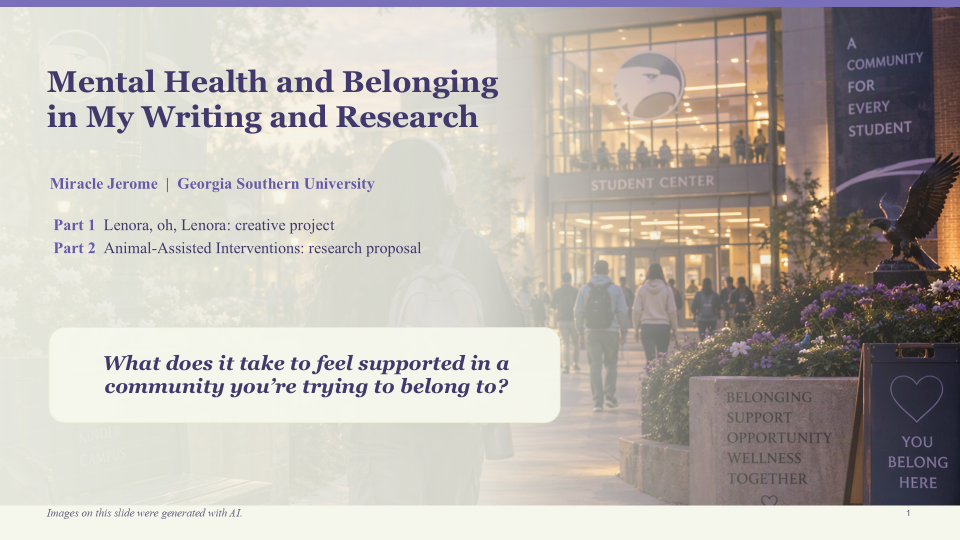
#> input picture 2026-11-22/referenced-chatgpt-conversation-this-is-an/work/slides/slide_01.png, 1920 x 1080 px (shown at 1/2 size); its folder holds only this picture in this run
$ python contact.py
#> lines starting #> are read from the running program, lines starting #| are printed output that depends on the picture
from pathlib import Path
from PIL import Image, ImageOps, ImageDraw
root=Path.cwd(); thumbs=[]
for p in sorted((root/'work'/'slides').glob('*.png')):
 im=Image.open(p).convert('RGB'); im.thumbnail((480,270))
#> further down, im is the input picture: PIL image 1920x1080 RGB; mean R, G, B 186.3, 180, 174
#> after `im.thumbnail((480, 270))`:
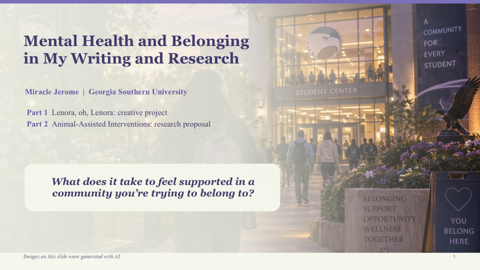
#> im: PIL image 480x270 RGB; mean R, G, B 186.4, 180.2, 174.1
 canvas=Image.new('RGB',(500,300),'#dddddd'); canvas.paste(im,(10,5)); ImageDraw.Draw(canvas).text((10,278),p.stem,fill='black'); thumbs.append(canvas)
#> after `canvas = Image.new('RGB', (500, 300), '#dddddd')`: canvas: PIL image 500x300 RGB; every value is 221
#> after `canvas.paste(im, (10, 5))`:
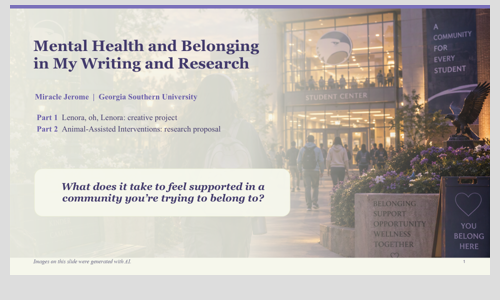
#> canvas: PIL image 500x300 RGB; mean R, G, B 191.1, 185.7, 180.5
out=Image.new('RGB',(1500,1200),'white')
#> out: PIL image 1500x1200 RGB; every value is 255
for i,im in enumerate(thumbs):out.paste(im,((i%3)*500,(i//3)*300))
#> this loop made 1 pass
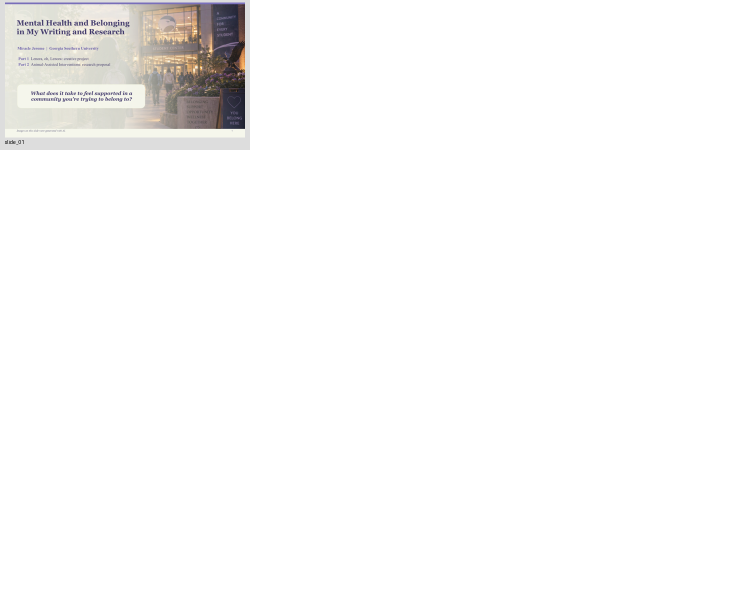
#> out: PIL image 1500x1200 RGB (shown at 1/2 size); mean R, G, B 249.7, 249.2, 248.8
out.save(root/'work'/'contact_sheet.jpg')

$ run again, on 2026-11-22/referenced-chatgpt-conversation-this-is-an/work/slides/slide_05.png
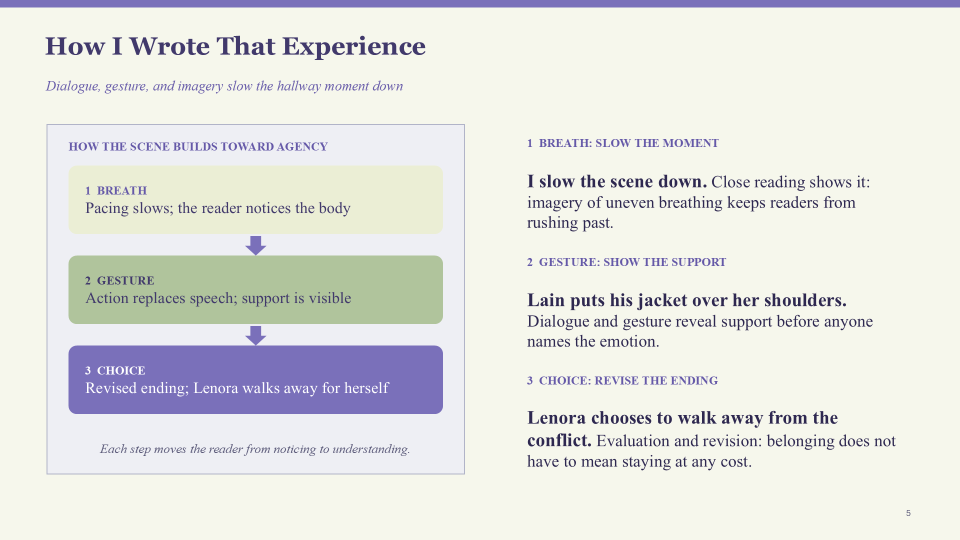
#> input picture 2026-11-22/referenced-chatgpt-conversation-this-is-an/work/slides/slide_05.png, 1920 x 1080 px (shown at 1/2 size)
#> im is the input picture: PIL image 1920x1080 RGB; mean R, G, B 227.6, 228.7, 225
#> im: PIL image 480x270 RGB
#> canvas: PIL image 500x300 RGB; every value is 221
#> `canvas.paste(im, (10, 5))`:
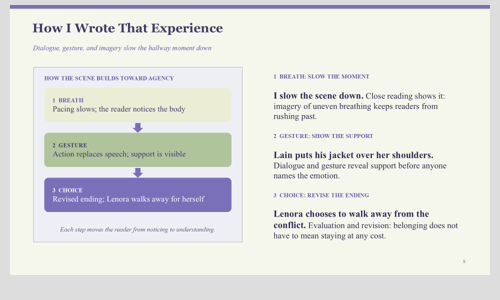
#> canvas: PIL image 500x300 RGB; mean R, G, B 226.7, 227.6, 224.4
#> the loop `for i,im in enumerate(thumbs):out.paste(im,((i%3)*500,(i//3)*300))` made 1 pass
#> after the loop `for i,im in enumerate(thumbs):out.paste(im,((i%3)*500,(i//3)*300))`:
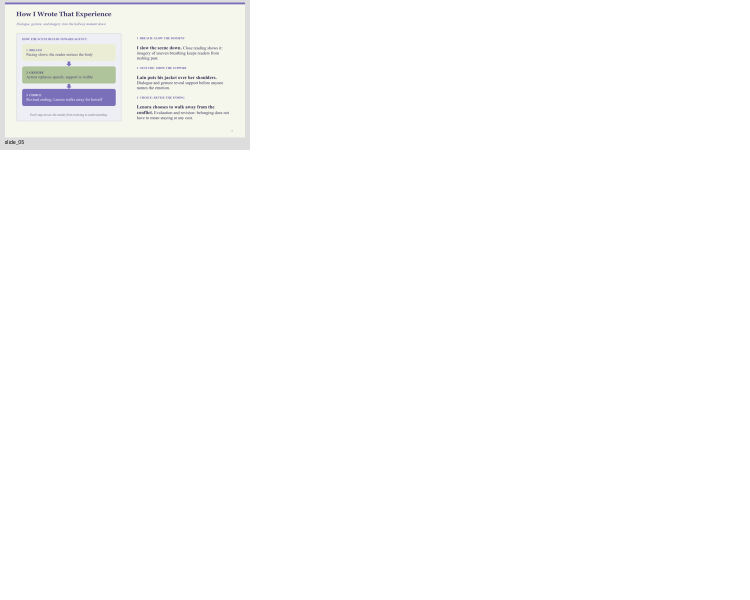
#> out: PIL image 1500x1200 RGB (shown at 1/2 size); mean R, G, B 252.6, 252.7, 252.4

$ run again, on 2026-11-22/referenced-chatgpt-conversation-this-is-an/work/slides/slide_06.png
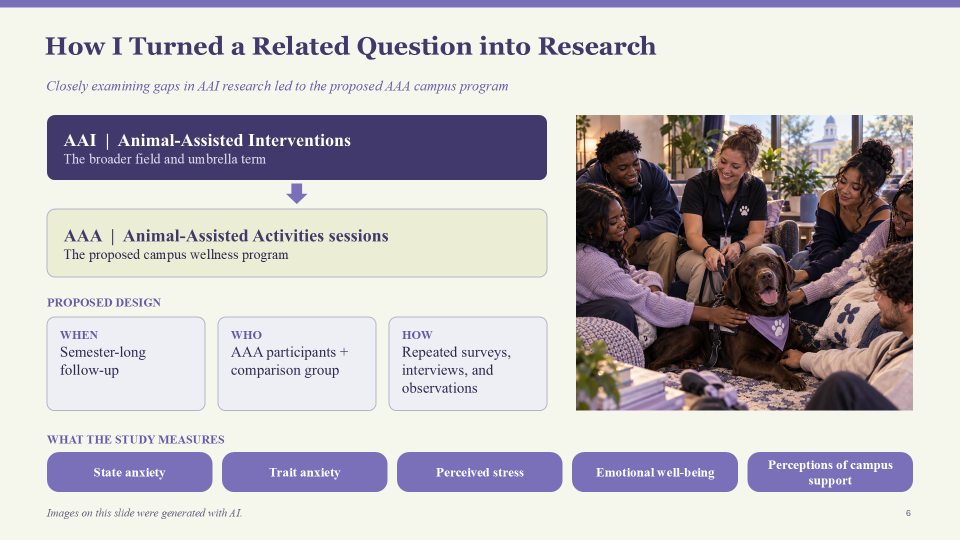
#> input picture 2026-11-22/referenced-chatgpt-conversation-this-is-an/work/slides/slide_06.png, 1920 x 1080 px (shown at 1/2 size)
#> im is the input picture: PIL image 1920x1080 RGB; mean R, G, B 193.6, 189.4, 192.1
#> im: PIL image 480x270 RGB
#> canvas: PIL image 500x300 RGB; every value is 221
#> `canvas.paste(im, (10, 5))`:
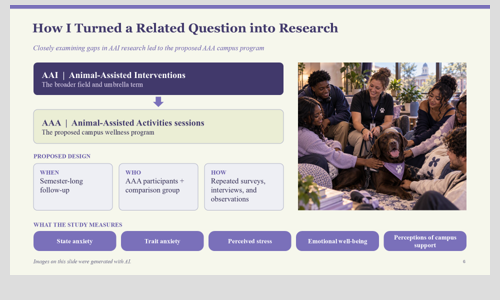
#> canvas: PIL image 500x300 RGB; mean R, G, B 197.4, 193.7, 196.1
#> the loop `for i,im in enumerate(thumbs):out.paste(im,((i%3)*500,(i//3)*300))` made 1 pass
#> after the loop `for i,im in enumerate(thumbs):out.paste(im,((i%3)*500,(i//3)*300))`:
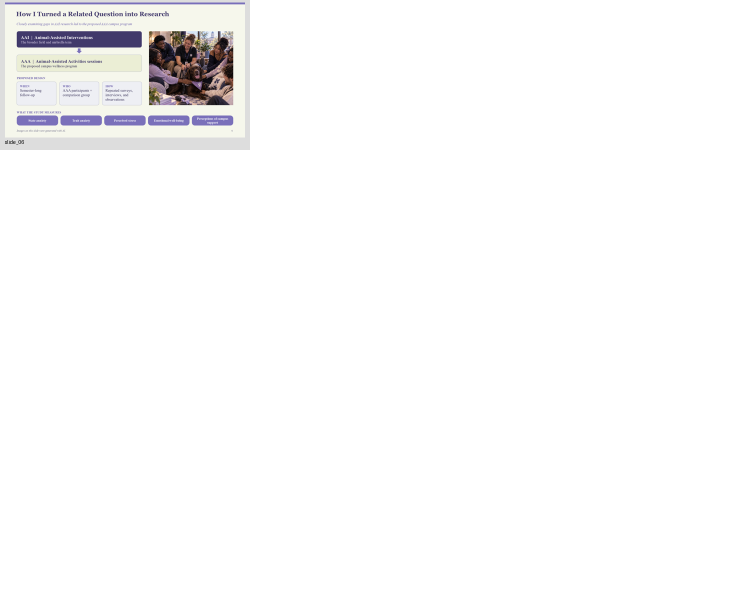
#> out: PIL image 1500x1200 RGB (shown at 1/2 size); mean R, G, B 250.2, 249.9, 250.1

$ run again, on 2026-11-22/referenced-chatgpt-conversation-this-is-an/work/slides/slide_07.png
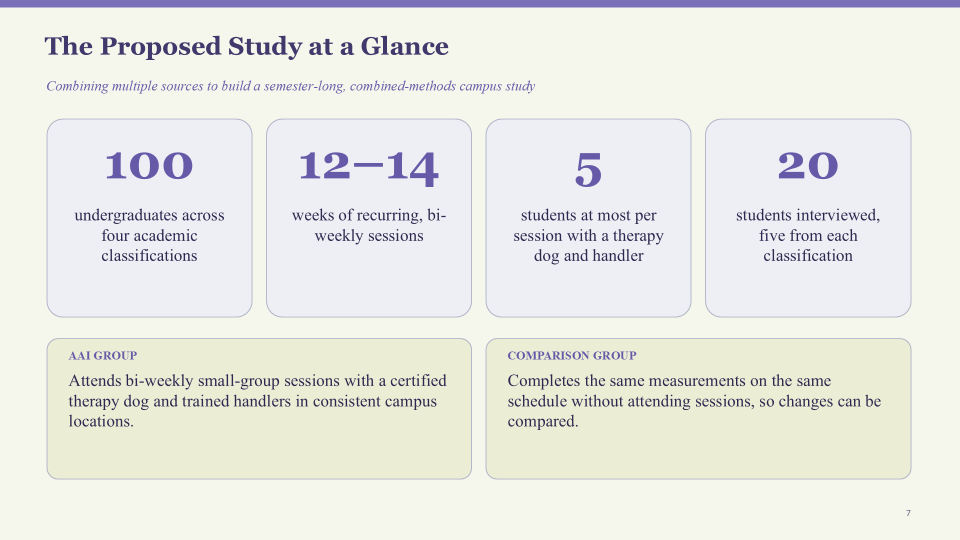
#> input picture 2026-11-22/referenced-chatgpt-conversation-this-is-an/work/slides/slide_07.png, 1920 x 1080 px (shown at 1/2 size)
#> im is the input picture: PIL image 1920x1080 RGB; mean R, G, B 233.3, 234.3, 228.5
#> im: PIL image 480x270 RGB
#> canvas: PIL image 500x300 RGB; every value is 221
#> `canvas.paste(im, (10, 5))`:
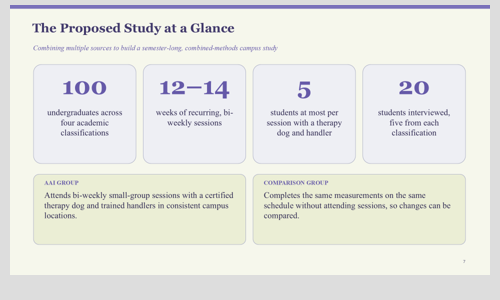
#> canvas: PIL image 500x300 RGB; mean R, G, B 231.6, 232.5, 227.5
#> the loop `for i,im in enumerate(thumbs):out.paste(im,((i%3)*500,(i//3)*300))` made 1 pass
#> after the loop `for i,im in enumerate(thumbs):out.paste(im,((i%3)*500,(i//3)*300))`:
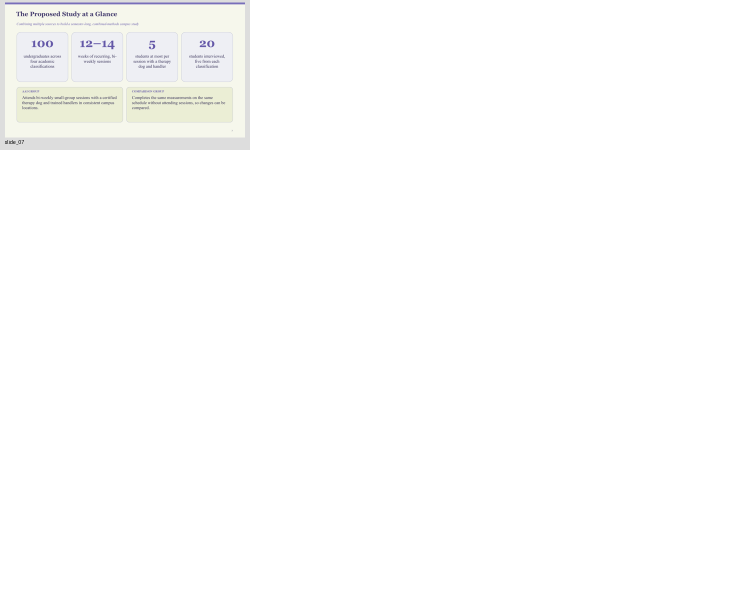
#> out: PIL image 1500x1200 RGB (shown at 1/2 size); mean R, G, B 253, 253.1, 252.7

$ run again, on 2026-11-22/referenced-chatgpt-conversation-this-is-an/work/slides/slide_02.png
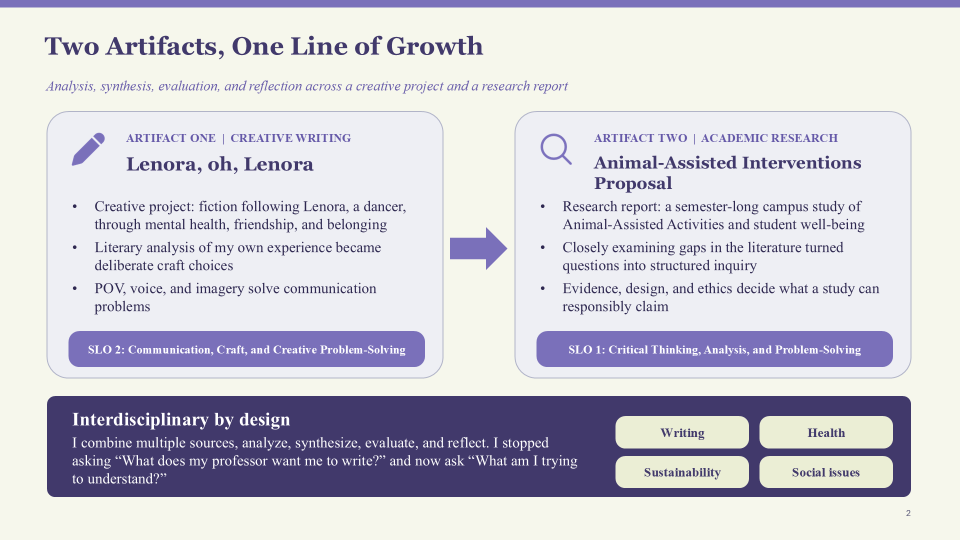
#> input picture 2026-11-22/referenced-chatgpt-conversation-this-is-an/work/slides/slide_02.png, 1920 x 1080 px (shown at 1/2 size)
#> im is the input picture: PIL image 1920x1080 RGB; mean R, G, B 206.1, 205, 214.2
#> im: PIL image 480x270 RGB
#> canvas: PIL image 500x300 RGB; every value is 221
#> `canvas.paste(im, (10, 5))`:
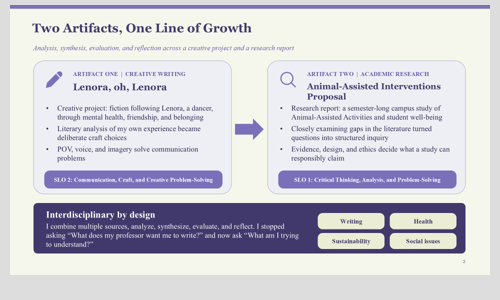
#> canvas: PIL image 500x300 RGB; mean R, G, B 208.1, 207.2, 215.2
#> the loop `for i,im in enumerate(thumbs):out.paste(im,((i%3)*500,(i//3)*300))` made 1 pass
#> after the loop `for i,im in enumerate(thumbs):out.paste(im,((i%3)*500,(i//3)*300))`:
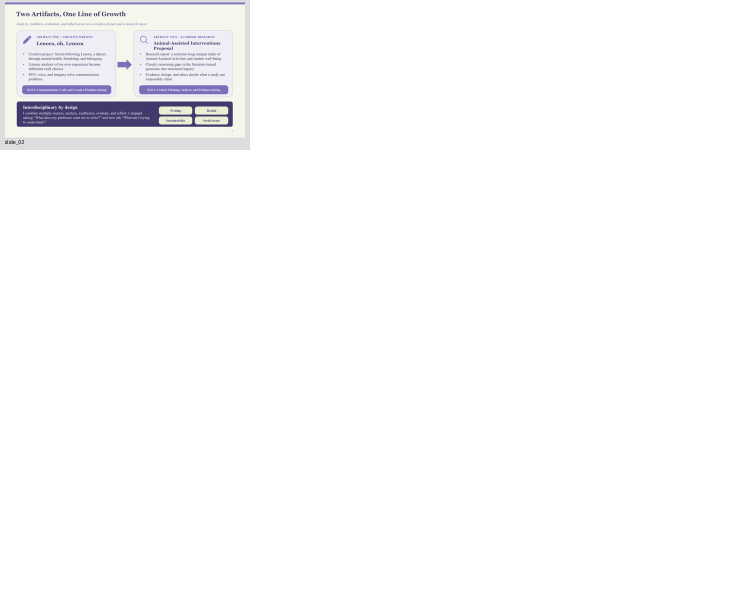
#> out: PIL image 1500x1200 RGB (shown at 1/2 size); mean R, G, B 251.1, 251, 251.7
